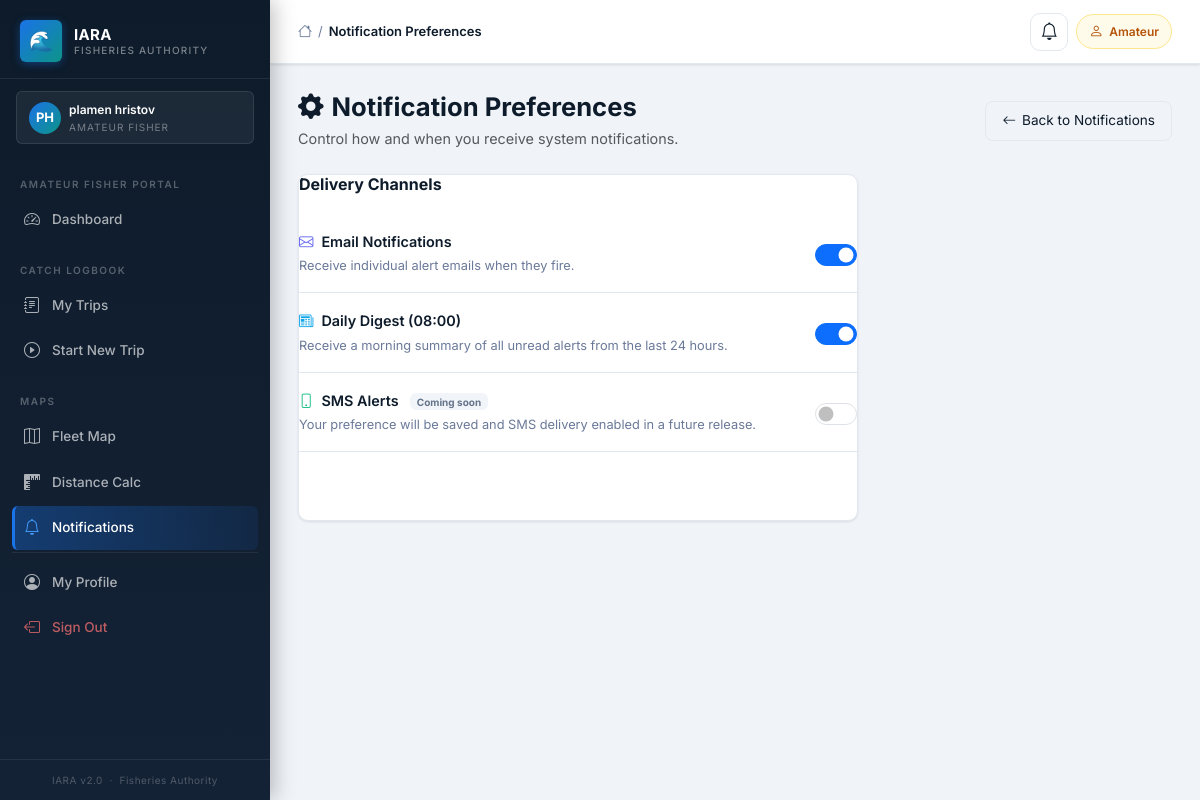
The app's page /alerts/preferences (signed in) with its own data.
### iara_app/models.py (models this page shows, shortened)
class User(UserMixin, db.Model):
    __tablename__ = "users"
    id = db.Column(db.Integer, primary_key=True)
    first_name = db.Column(db.String(50), nullable=False)
    last_name = db.Column(db.String(50), nullable=False)
    email = db.Column(db.String(120), unique=True, nullable=False)
    phone = db.Column(db.String(20), nullable=False)
    role = db.Column(db.String(50), nullable=False)
    password_hash = db.Column(db.String(128), nullable=False)
    vessel_registration = db.Column(db.String(50))
    fishing_permit_number = db.Column(db.String(50))
    inspector_id = db.Column(db.Integer, db.ForeignKey("users.id"), nullable=True)
    id_number = db.Column(db.String(50))
    age_category = db.Column(db.String(20))
    created_at = db.Column(db.DateTime, default=datetime.utcnow)
    is_active = db.Column(db.Boolean, default=True)
    reset_token       = db.Column(db.String(100), nullable=True)
    reset_token_expiry = db.Column(db.DateTime, nullable=True)
    failed_logins   = db.Column(db.Integer, default=0)
    locked_until    = db.Column(db.DateTime, nullable=True)
    inspections = db.relationship("Inspection", foreign_keys="Inspection.inspector_id", backref="inspector", lazy=True)
    scheduled_inspections = db.relationship("ScheduledInspection", foreign_keys="ScheduledInspection.inspector_id", backref="assigned_inspector", lazy=True)
    created_scheduled_inspections = db.relationship("ScheduledInspection", foreign_keys="ScheduledInspection.created_by_id", backref="created_by_user", lazy=True)
    audit_logs = db.relationship("AuditLog", foreign_keys="AuditLog.user_id", backref="user", lazy=True)
    alerts = db.relationship("Alert", foreign_keys="Alert.user_id", backref="recipient", lazy=True)

class UserAlertPreference(db.Model):
    __tablename__ = "user_alert_preference"
    id              = db.Column(db.Integer, primary_key=True)
    user_id         = db.Column(db.Integer, db.ForeignKey("users.id"), nullable=False, unique=True)
    email_enabled   = db.Column(db.Boolean, default=True,  nullable=False)
    sms_enabled     = db.Column(db.Boolean, default=False, nullable=False)  # stored; delivery not implemented
    digest_enabled  = db.Column(db.Boolean, default=True,  nullable=False)  # daily morning digest
    updated_at      = db.Column(db.DateTime, default=datetime.utcnow, onupdate=datetime.utcnow)
    user = db.relationship("User", foreign_keys=[user_id], backref=db.backref("alert_preference", uselist=False))

### iara_app/routes/alerts.py (the view, shortened to what this page needs)
@bp.route("/preferences", methods=["GET", "POST"])
@login_required
def preferences():
    pref = UserAlertPreference.query.filter_by(user_id=current_user.id).first()
    if not pref:
        pref = UserAlertPreference(user_id=current_user.id)
        db.session.add(pref)
        db.session.commit()
    return render_template(
        "alerts/preferences.html",
        title="Notification Preferences",
        pref=pref,
    )

### iara_app/templates/alerts/preferences.html (shortened to what this page needs)
{% extends "layout/base.html" %}
{% block content %}
<div class="d-flex align-items-center justify-content-between mb-4">
  <div>
    <h1 class="fw-bold mb-1" style="font-size:1.6rem;">
      <i class="bi bi-gear-fill me-2" style="color:var(--accent-primary);"></i>Notification Preferences
    </h1>
    <p class="text-muted mb-0" style="font-size:.9rem;">
      Control how and when you receive system notifications.
    </p>
  </div>
  <a href="{{ url_for('alerts.notification_center') }}"
     style="display:inline-flex;align-items:center;gap:6px;padding:8px 16px;background:var(--surface-card);border:1px solid var(--border-color);border-radius:8px;text-decoration:none;color:var(--text-primary);font-size:.85rem;">
    <i class="bi bi-arrow-left"></i>Back to Notifications
  </a>
</div>
<div class="iara-card" style="max-width:560px;">
  <form method="post" action="{{ url_for('alerts.preferences') }}">
    <h2 style="font-size:1rem;font-weight:700;margin-bottom:20px;color:var(--text-primary);">
      Delivery Channels
    </h2>
    <div style="display:flex;align-items:center;justify-content:space-between;padding:16px 0;border-bottom:1px solid var(--border-color);">
      <div>
        <div style="font-weight:600;font-size:.9rem;color:var(--text-primary);">
          <i class="bi bi-envelope me-2" style="color:#6366f1;"></i>Email Notifications
        </div>
        <div style="font-size:.8rem;color:var(--text-secondary);margin-top:3px;">
          Receive individual alert emails when they fire.
        </div>
      </div>
      <label class="form-check form-switch mb-0">
        <input class="form-check-input" type="checkbox" name="email_enabled"
          id="email_enabled" style="width:42px;height:22px;"
          {% if pref.email_enabled %}checked{% endif %}>
      </label>
    </div>
    <div style="display:flex;align-items:center;justify-content:space-between;padding:16px 0;border-bottom:1px solid var(--border-color);">
      <div>
        <div style="font-weight:600;font-size:.9rem;color:var(--text-primary);">
          <i class="bi bi-newspaper me-2" style="color:#0ea5e9;"></i>Daily Digest (08:00)
        </div>
        <div style="font-size:.8rem;color:var(--text-secondary);margin-top:3px;">
          Receive a morning summary of all unread alerts from the last 24 hours.
        </div>
      </div>
      <label class="form-check form-switch mb-0">
        <input class="form-check-input" type="checkbox" name="digest_enabled"
          id="digest_enabled" style="width:42px;height:22px;"
          {% if pref.digest_enabled %}checked{% endif %}>
      </label>
    </div>
    <div style="display:flex;align-items:center;justify-content:space-between;padding:16px 0;border-bottom:1px solid var(--border-color);">
      <div>
        <div style="font-weight:600;font-size:.9rem;color:var(--text-primary);">
          <i class="bi bi-phone me-2" style="color:#10b981;"></i>SMS Alerts
          <span class="badge ms-2" style="background:#f1f5f9;color:#64748b;font-size:10px;">Coming soon</span>
        </div>
        <div style="font-size:.8rem;color:var(--text-secondary);margin-top:3px;">
          Your preference will be saved and SMS delivery enabled in a future release.
        </div>
      </div>
      <label class="form-check form-switch mb-0">
        <input class="form-check-input" type="checkbox" name="sms_enabled"
          id="sms_enabled" style="width:42px;height:22px;"
          {% if pref.sms_enabled %}checked{% endif %}>
      </label>
    </div>
    <div class="mt-4">
      <button type="submit"
        style="padding:10px 24px;background:var(--accent-primary);color:#fff;border:none;border-radius:8px;font-weight:600;cursor:pointer;font-size:.9rem;">
        <i class="bi bi-check2 me-1"></i>Save Preferences
      </button>
    </div>
  </form>
</div>
{% endblock %}

### iara_app/templates/layout/base.html (shortened to what this page needs)
<!DOCTYPE html>
<html lang="en">
<head>
  <link href="https://cdn.jsdelivr.net/npm/bootstrap@5.3.2/dist/css/bootstrap.min.css" rel="stylesheet">
  <link rel="stylesheet" href="https://cdn.jsdelivr.net/npm/bootstrap-icons@1.11.3/font/bootstrap-icons.min.css">
  <link rel="stylesheet" href="{{ url_for('static', filename='css/iara_theme.css') }}">
</head>
<body>
  {% if current_user.is_authenticated %}
  <aside class="iara-sidebar">
    <a class="sidebar-brand" href="#">
      <div class="sidebar-brand-icon">🌊</div>
      <div class="sidebar-brand-text">
        <div class="sidebar-brand-name">IARA</div>
        <div class="sidebar-brand-sub">Fisheries Authority</div>
      </div>
    </a>
    <div class="sidebar-role-banner">
      <div class="sidebar-role-avatar">
        {{ current_user.first_name[0]|upper }}{{ current_user.last_name[0]|upper }}
      </div>
      <div>
        <div class="sidebar-role-name">{{ current_user.first_name }} {{ current_user.last_name }}</div>
        <div class="sidebar-role-label">
          {% if current_user.role == "administrator" %}Administrator
          {% elif current_user.role == "inspector" %}Inspector
          {% elif current_user.role == "fisherman" %}Fisherman
          {% else %}Amateur Fisher{% endif %}
        </div>
      </div>
    </div>
    <nav class="sidebar-nav">
      {% if current_user.role == "amateur" %}
      <div class="sidebar-section-label">Amateur Fisher Portal</div>
      <a href="{{ url_for('fisherman.amateur_dashboard') }}"
        class="sidebar-link {% if request.endpoint == 'fisherman.amateur_dashboard' %}active{% endif %}">
        <i class="bi bi-speedometer2"></i> Dashboard
      </a>
      <div class="sidebar-section-label" style="margin-top:8px;">Catch Logbook</div>
      <a href="{{ url_for('trips.trips_list') }}"
        class="sidebar-link {% if request.endpoint in ['trips.trips_list','trips.trip_detail','trips.end_trip','trips.add_catch'] %}active{% endif %}">
        <i class="bi bi-journal-text"></i> My Trips
      </a>
      <a href="{{ url_for('trips.start_trip') }}"
        class="sidebar-link {% if request.endpoint == 'trips.start_trip' %}active{% endif %}">
        <i class="bi bi-play-circle"></i> Start New Trip
      </a>
      <div class="sidebar-section-label" style="margin-top:8px;">Maps</div>
      <a href="{{ url_for('maps.fleet_map') }}"
        class="sidebar-link {% if 'maps' in request.endpoint %}active{% endif %}">
        <i class="bi bi-map"></i> Fleet Map
      </a>
      <a href="{{ url_for('maps.distance_calc') }}"
        class="sidebar-link {% if request.endpoint == 'maps.distance_calc' %}active{% endif %}">
        <i class="bi bi-rulers"></i> Distance Calc
      </a>
      <a href="{{ url_for('alerts.notification_center') }}"
        class="sidebar-link {% if 'alerts' in request.endpoint %}active{% endif %}">
        <i class="bi bi-bell"></i> Notifications
      </a>
      {% endif %}
      <div class="sidebar-divider" style="margin-top:auto;"></div>
      <a href="{{ url_for('auth.profile') }}"
        class="sidebar-link {% if request.endpoint == 'auth.profile' %}active{% endif %}">
        <i class="bi bi-person-circle"></i> My Profile
      </a>
      <a href="{{ url_for('auth.logout') }}" class="sidebar-link danger">
        <i class="bi bi-box-arrow-left"></i> Sign Out
      </a>
    </nav>
    <div class="sidebar-footer">
      IARA v2.0 &nbsp;·&nbsp; Fisheries Authority
    </div>
  </aside>
  {% endif %}
  <div class="iara-main" {% if not current_user.is_authenticated %}style="margin-left:0;" {% endif %}>
    <header class="iara-topbar">
      <div class="topbar-breadcrumb">
        <i class="bi bi-house" style="color:var(--text-secondary);font-size:14px;"></i>
        <span class="bc-sep">/</span>
        <span class="bc-current">{{ title if title else "Dashboard" }}</span>
      </div>
      <div class="topbar-actions">
        {% if current_user.is_authenticated %}
        <a href="{{ url_for('alerts.notification_center') }}"
           id="notif-bell-btn"
           style="position:relative;display:inline-flex;align-items:center;justify-content:center;width:38px;height:38px;background:var(--surface-card);border:1px solid var(--border-color);border-radius:10px;text-decoration:none;color:var(--text-primary);transition:background .15s;"
           title="Notifications">
          <i class="bi bi-bell" style="font-size:1.1rem;"></i>
        </a>
        {% if current_user.role == "administrator" %}
        <span class="topbar-badge">
          <i class="bi bi-shield-check"></i> Administrator
        </span>
        {% elif current_user.role == "inspector" %}
        <span class="topbar-badge" style="background:#eff6ff;border-color:#bfdbfe;color:#1d4ed8;">
          <i class="bi bi-clipboard2-check"></i> Inspector
        </span>
        {% elif current_user.role == "fisherman" %}
        <span class="topbar-badge" style="background:#f0fdf4;border-color:#bbf7d0;color:#15803d;">
          <i class="bi bi-water"></i> Fisherman
        </span>
        {% else %}
        <span class="topbar-badge" style="background:#fffbeb;border-color:#fde68a;color:#b45309;">
          <i class="bi bi-person"></i> Amateur
        </span>
        {% endif %}
        {% endif %}
      </div>
    </header>
    <main class="iara-content">
      {% block content %}{% endblock %}
    </main>
  </div>
</body>
</html>

### records on screen
User: first_name "P", last_name "H", first_name "plamen", last_name "hristov"
UserAlertPreference: email_enabled "☑", digest_enabled "☑"

### other values on screen
{{ title if title else "Dashboard" }} "Notification Preferences"
